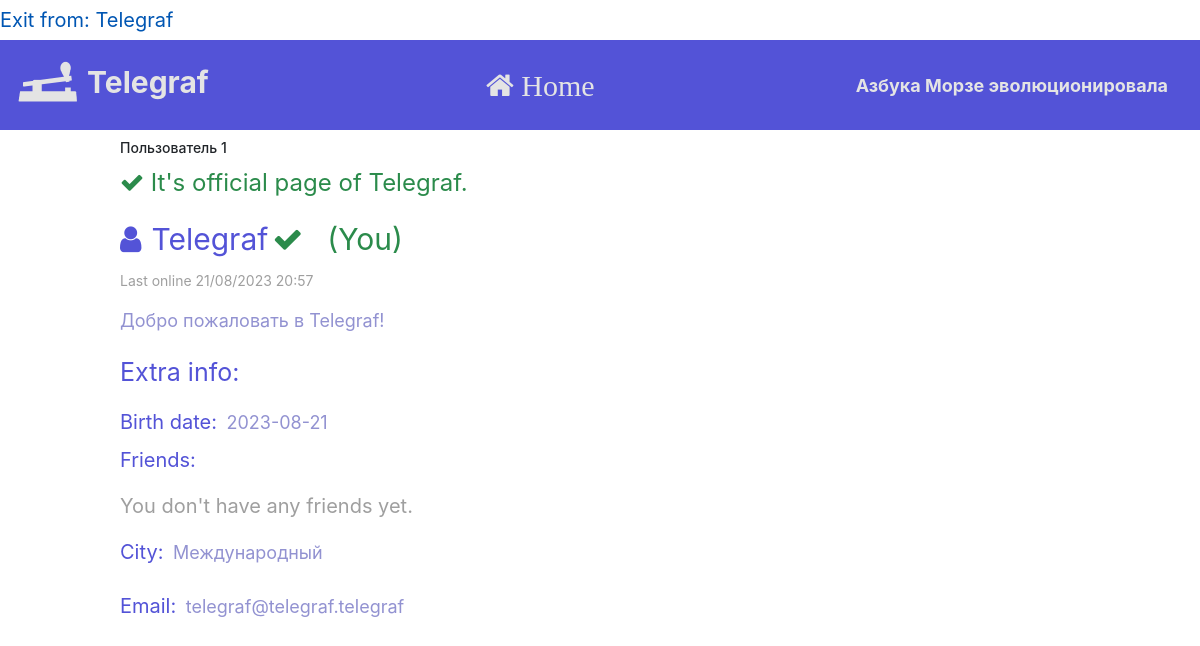
Screenshot of /profile/1 (signed in) with the database file from the repository.
### data/users.py (models this page shows, shortened)
class User(SqlAlchemyBase, UserMixin, SerializerMixin):
    __tablename__ = 'users'
    id = sqlalchemy.Column(sqlalchemy.Integer,
                           primary_key=True, autoincrement=True)
    username = sqlalchemy.Column(sqlalchemy.String)
    bdate = sqlalchemy.Column(sqlalchemy.Date)
    descript = sqlalchemy.Column(sqlalchemy.String)
    friends = sqlalchemy.Column(sqlalchemy.String, default='')
    city = sqlalchemy.Column(sqlalchemy.String)
    email = sqlalchemy.Column(sqlalchemy.String, unique=True)
    last_online = sqlalchemy.Column(sqlalchemy.DateTime,
                                    default=datetime.datetime.now())
    free_chat = sqlalchemy.Column(sqlalchemy.Boolean)
    hashed_password = sqlalchemy.Column(sqlalchemy.String, nullable=True)
    is_verified = sqlalchemy.Column(sqlalchemy.Boolean, default=False)
    is_blocked = sqlalchemy.Column(sqlalchemy.Boolean, default=False)
    block_reason = sqlalchemy.Column(sqlalchemy.String)

### server.py (the view, shortened to what this page needs)
@app.route('/profile/<int:id>', methods=['GET', 'POST'])
def profile(id):
    agent = request.headers.get('User-Agent')
    is_mobile = ('iphone' or 'android' or 'blackberry') in agent.lower()
    db_sess = db_session.create_session()
    if current_user.is_authenticated:
        current_user.last_online = datetime.datetime.now()
        db_sess.merge(current_user)
        db_sess.commit()
    user = db_sess.query(User).filter(User.id == id).first()
    if user is None:
        return "Пользователя с таким id пока не существует"
    friends = []
    ids = user.friends.split(', ')
    if '' in ids:
        ids.remove('')
    for friend_id in map(int, ids):
        friend = db_sess.query(User).filter(User.id == friend_id).first()
        if friend is not None:
            friends.append(friend)
    our_request = None
    his_request = None
    if current_user.is_authenticated:
        our_request = db_sess.query(FriendshipRequest).filter(FriendshipRequest.from_id == current_user.id,
                                                              FriendshipRequest.to_id == id).first()
        his_request = db_sess.query(FriendshipRequest).filter(FriendshipRequest.to_id == current_user.id,
                                                              FriendshipRequest.from_id == id).first()
    return render_template('profile.html', is_mobile=is_mobile, title=f'Пользователь {id}', user=user, friends=friends, is_our_request=our_request is not None, is_his_request=his_request is not None, request=his_request);

### data/db_session.py (called while the page is built)
def create_session() -> Session:
    global __factory
    return __factory()

### server.py (called while the page is built)
@login_manager.user_loader
def load_user(user_id):
    db_sess = db_session.create_session()
    return db_sess.query(User).get(user_id)

### templates/profile.html (shortened to what this page needs)
{% extends "base.html" %}
{% block content %}
<form action="" method="post">
    <h1 style="font-size: 14px; margin-top: 10px;">{{title}}</h1>
    {% if user.id == 1 %}
    <p style="color: #2b8b4b; font-size: 24px;"><i class="fa fa-check"></i>  It's official page of Telegraf.</p>
    {% endif %}
    <label style="font-size: 30px; color: #5353d7"><span class="fa fa-user" style="margin-right: 10px"></span>{{ user.username }}    </label>
    {% if user.is_verified %}
    <span style="color: #2b8b4b; font-size: 30px" class="fa fa-check"></span>
    {% endif %}
    {% if current_user.is_authenticated and user == current_user %}
    <label style="font-size: 30px; color: #2b8b4b; margin-left: 20px">(You)</label>
    {% endif %}
    <p style="font-size: 14px; color: #9f9f9f">Last online {{user.last_online.strftime('%d/%m/%Y %H:%M')}}</p>
    <p style="font-size: 18px; color: #9292d1">{{ user.descript }}</p>
    <p style="font-size: 25px; color: #5353d7; margin-top: 20px">Extra info:</p>
    <label style="font-size: 20px; color: #5353d7">Birth date:</label>
    <label style="font-size: 18px; color: #9292d1; margin-left: 5px;">{{ user.bdate }}</label>
    <p style="font-size: 20px; color: #5353d7">Friends:</p>
    {% if friends == [] %}
    {% if user == current_user %}
    <p style="font-size: 20px; color: #9f9f9f">You don't have any friends yet.</p>
    {% else %}
    <p style="font-size: 20px; color: #9f9f9f">This user doesn't have any friends yet.</p>
    <p style="font-size: 20px; color: #9f9f9f">(He must feel himself alone, offer him your friendship!)</p>
    {% endif %}
    {% endif %}
    <label style="font-size: 20px; color: #5353d7">City:</label>
    <label style="font-size: 18px; color: #9292d1; margin-left: 5px;">{{ user.city }}</label>
    <label style="font-size: 20px; color: #5353d7">Email:</label>
    <label style="font-size: 18px; color: #9292d1; margin-left: 5px;">{{ user.email }}</label>
</form>
{% endblock %}

### templates/base.html (shortened to what this page needs)
<!doctype html>
<html lang="en">
<head>
    <link rel="stylesheet"
          href="https://stackpath.bootstrapcdn.com/bootstrap/4.4.1/css/bootstrap.min.css"
>
    <link rel="stylesheet" href="https://maxcdn.bootstrapcdn.com/font-awesome/4.5.0/css/font-awesome.min.css">
</head>
<body>
    <nav>
        {% if current_user.is_authenticated %}
        <a class="navbar-brand" href="/logout">Exit from: {{ current_user.username }}</a>
        {% else %}
        <p>
            <a class="btn btn-primary " href="/register">Зарегистрироваться</a>
            <a class="btn btn-success" href="/login">Войти</a>
        </p>
        {% endif %}
    </nav>
    <header>
        <nav class="navbar navbar-light mainbar">
            {% if is_mobile %}
            <a class="navbar-brand" style="font-size: 30px; color: #e4e4e4; font-weight: bold;" href="#"><img src="{{url_for('static', filename='images/t2.png')}}" height="64" width="64">  Telegraf</a>
            <a style="font-size: 30px; color: #e4e4e4; font-weight: bold;" href="/"><i class="fa fa-home" aria-hidden="true"></i></a>
            {% else %}
            <a class="navbar-brand" style="font-size: 30px; color: #e4e4e4; font-weight: bold;" href="#"><img src="{{url_for('static', filename='images/t2.png')}}" height="64" width="64">  Telegraf</a>
            <a style="font-size: 30px; color: #e4e4e4; font-weight: bold;" href="/"><i class="fa fa-home" aria-hidden="true"> Home</i></a>
            <a class="navbar-brand" style="font-size: 18px; color: #e4e4e4; font-weight: bold;" href="#">Азбука Морзе эволюционировала</a>
            {% endif %}
        </nav>
    </header>
    <main role="main" class="my-container">
        {% block content %}{% endblock %}
    </main>
</body>
</html>

### rows the page displays
User: username "Telegraf", last_online "21/08/2023 20:57", descript "Добро пожаловать в Telegraf!", bdate "2023-08-21", city "Международный", email "telegraf@telegraf.telegraf"

### other values shown
{{ title }} "Пользователь 1"
